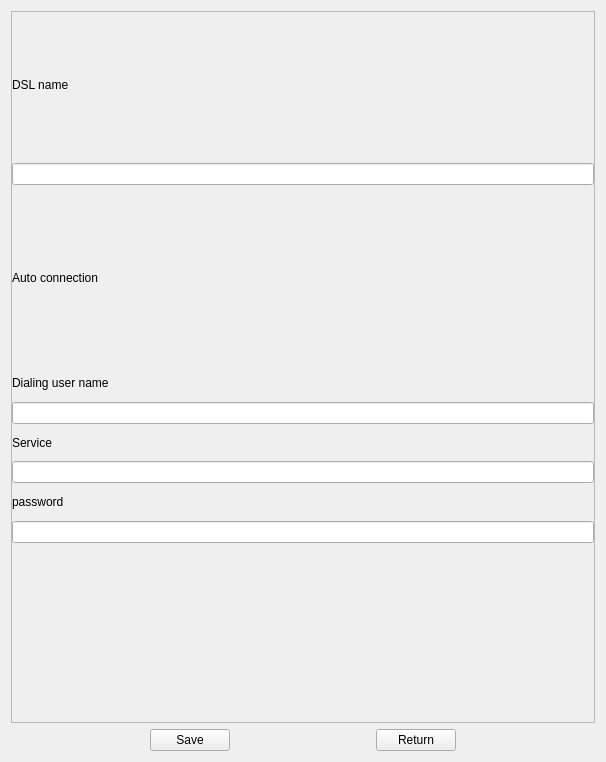
<?xml version="1.0" encoding="UTF-8"?>
<ui version="4.0">
 <class>DslSettingPage</class>
 <widget class="QWidget" name="DslSettingPage">
  <property name="geometry">
   <rect>
    <x>0</x>
    <y>0</y>
    <width>606</width>
    <height>762</height>
   </rect>
  </property>
  <property name="windowTitle">
   <string>DslSettingPage</string>
  </property>
  <layout class="QVBoxLayout" name="verticalLayout_4">
   <item>
    <widget class="QScrollArea" name="scrollArea">
     <property name="widgetResizable">
      <bool>true</bool>
     </property>
     <widget class="QWidget" name="scrollAreaWidgetContents">
      <property name="geometry">
       <rect>
        <x>0</x>
        <y>0</y>
        <width>586</width>
        <height>708</height>
       </rect>
      </property>
      <layout class="QVBoxLayout" name="verticalLayout_3">
       <property name="spacing">
        <number>6</number>
       </property>
       <property name="leftMargin">
        <number>0</number>
       </property>
       <property name="topMargin">
        <number>0</number>
       </property>
       <property name="rightMargin">
        <number>0</number>
       </property>
       <property name="bottomMargin">
        <number>0</number>
       </property>
       <item>
        <layout class="QVBoxLayout" name="verticalLayout">
         <item>
          <widget class="QLabel" name="label">
           <property name="text">
            <string>DSL name</string>
           </property>
          </widget>
         </item>
         <item>
          <widget class="QLineEdit" name="lineEdit"/>
         </item>
        </layout>
       </item>
       <item>
        <layout class="QHBoxLayout" name="autoConnectionLayout">
         <item>
          <widget class="QLabel" name="label_2">
           <property name="text">
            <string>Auto connection</string>
           </property>
          </widget>
         </item>
         <item>
          <spacer name="horizontalSpacer">
           <property name="orientation">
            <enum>Qt::Horizontal</enum>
           </property>
           <property name="sizeHint" stdset="0">
            <size>
             <width>40</width>
             <height>20</height>
            </size>
           </property>
          </spacer>
         </item>
        </layout>
       </item>
       <item>
        <layout class="QVBoxLayout" name="verticalLayout_2">
         <item>
          <widget class="QLabel" name="label_3">
           <property name="text">
            <string>Dialing user name</string>
           </property>
          </widget>
         </item>
         <item>
          <widget class="QLineEdit" name="lineEdit_2"/>
         </item>
         <item>
          <widget class="QLabel" name="label_4">
           <property name="text">
            <string>Service</string>
           </property>
          </widget>
         </item>
         <item>
          <widget class="QLineEdit" name="lineEdit_3"/>
         </item>
         <item>
          <widget class="QLabel" name="label_5">
           <property name="text">
            <string>password</string>
           </property>
          </widget>
         </item>
         <item>
          <widget class="QLineEdit" name="lineEdit_4"/>
         </item>
        </layout>
       </item>
       <item>
        <widget class="CommSettingWidget" name="commSetting" native="true"/>
       </item>
      </layout>
     </widget>
    </widget>
   </item>
   <item>
    <layout class="QHBoxLayout" name="horizontalLayout_2">
     <item>
      <spacer name="horizontalSpacer_2">
       <property name="orientation">
        <enum>Qt::Horizontal</enum>
       </property>
       <property name="sizeHint" stdset="0">
        <size>
         <width>40</width>
         <height>20</height>
        </size>
       </property>
      </spacer>
     </item>
     <item>
      <widget class="QPushButton" name="saveButton">
       <property name="text">
        <string>Save</string>
       </property>
      </widget>
     </item>
     <item>
      <spacer name="horizontalSpacer_3">
       <property name="orientation">
        <enum>Qt::Horizontal</enum>
       </property>
       <property name="sizeHint" stdset="0">
        <size>
         <width>40</width>
         <height>20</height>
        </size>
       </property>
      </spacer>
     </item>
     <item>
      <widget class="QPushButton" name="returnButton">
       <property name="text">
        <string>Return</string>
       </property>
      </widget>
     </item>
     <item>
      <spacer name="horizontalSpacer_4">
       <property name="orientation">
        <enum>Qt::Horizontal</enum>
       </property>
       <property name="sizeHint" stdset="0">
        <size>
         <width>40</width>
         <height>20</height>
        </size>
       </property>
      </spacer>
     </item>
    </layout>
   </item>
  </layout>
 </widget>
 <customwidgets>
  <customwidget>
   <class>CommSettingWidget</class>
   <extends>QWidget</extends>
   <header location="global">comm-setting-widget.h</header>
   <container>1</container>
  </customwidget>
 </customwidgets>
 <resources/>
 <connections/>
</ui>
